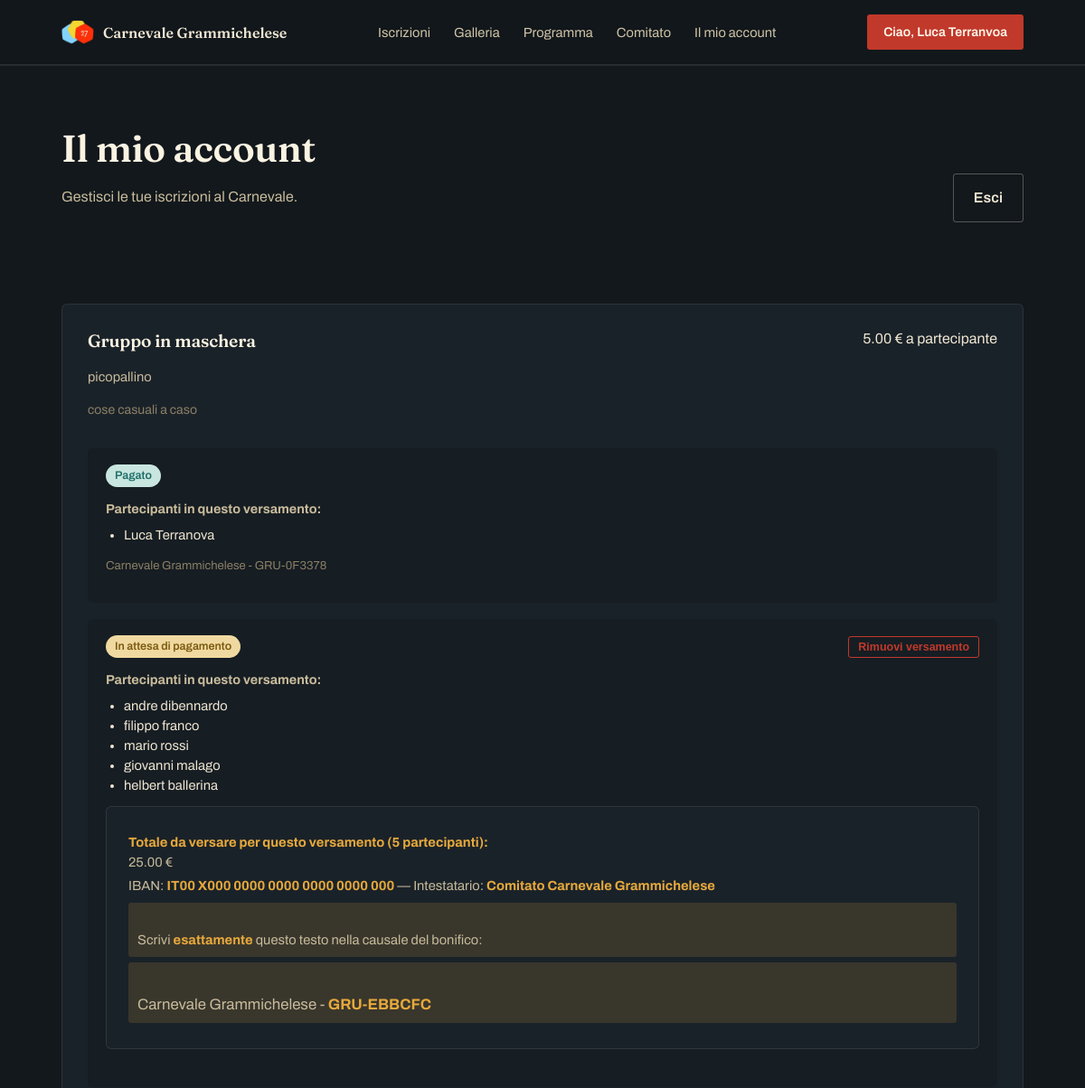
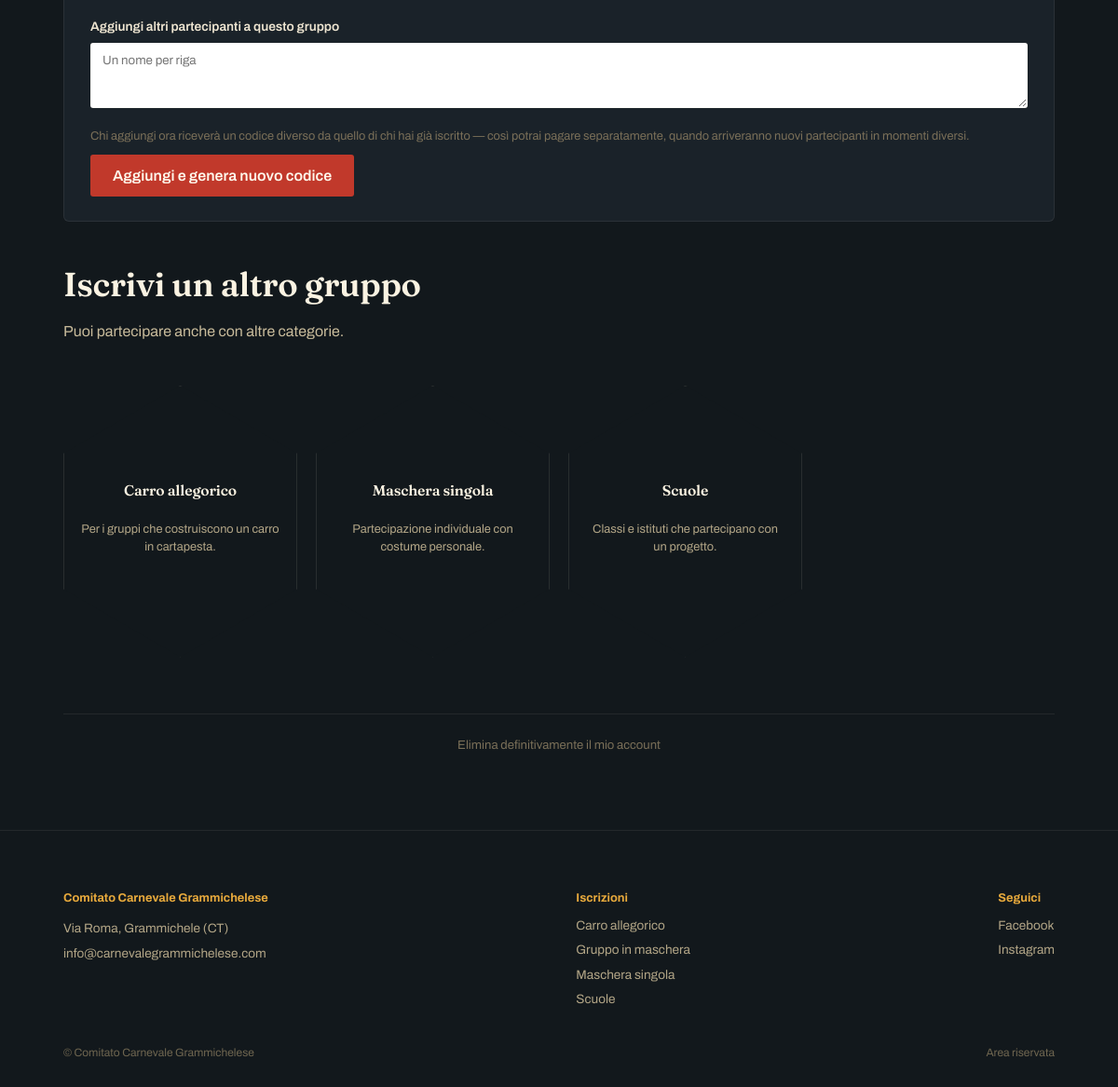
The app's page /account (signed in) with its own data (2 pictures, top to bottom).
### tables this page shows
CREATE TABLE utenti (
    id INTEGER PRIMARY KEY AUTOINCREMENT,
    nome TEXT NOT NULL,
    email TEXT UNIQUE NOT NULL,
    telefono TEXT,
    password_hash TEXT NOT NULL,
    reset_token TEXT,
    reset_scadenza TEXT,
    data_creazione TEXT DEFAULT CURRENT_TIMESTAMP
);

CREATE TABLE categorie (
    id INTEGER PRIMARY KEY AUTOINCREMENT,
    slug TEXT UNIQUE NOT NULL,
    nome TEXT NOT NULL,
    descrizione TEXT,
    regolamento TEXT,
    prezzo_quota REAL DEFAULT 0,
    dettagli_label TEXT DEFAULT 'Note aggiuntive',
    icona TEXT DEFAULT 'carro',
    ordine INTEGER DEFAULT 0
);

CREATE TABLE iscrizioni (
    id INTEGER PRIMARY KEY AUTOINCREMENT,
    utente_id INTEGER NOT NULL,
    categoria_id INTEGER NOT NULL,
    nome_gruppo TEXT,
    dettagli TEXT,
    data_creazione TEXT DEFAULT CURRENT_TIMESTAMP,
    FOREIGN KEY (utente_id) REFERENCES utenti(id),
    FOREIGN KEY (categoria_id) REFERENCES categorie(id),
    UNIQUE(utente_id, categoria_id)
);

CREATE TABLE versamenti (
    id INTEGER PRIMARY KEY AUTOINCREMENT,
    iscrizione_id INTEGER NOT NULL,
    codice_riferimento TEXT UNIQUE NOT NULL,
    stato_pagamento TEXT DEFAULT 'in_attesa',
    data_creazione TEXT DEFAULT CURRENT_TIMESTAMP,
    FOREIGN KEY (iscrizione_id) REFERENCES iscrizioni(id)
);

CREATE TABLE partecipanti (
    id INTEGER PRIMARY KEY AUTOINCREMENT,
    versamento_id INTEGER NOT NULL,
    nome TEXT NOT NULL,
    data_creazione TEXT DEFAULT CURRENT_TIMESTAMP,
    FOREIGN KEY (versamento_id) REFERENCES versamenti(id)
);

CREATE TABLE contenuti (
    chiave TEXT PRIMARY KEY,
    valore TEXT
);

### app.py (the view)
@app.route("/account")
@utente_login_required
def account():
    db = get_db()
    gruppi = db.execute(
        "SELECT i.*, c.nome as categoria_nome, c.slug as categoria_slug, "
        "c.prezzo_quota, c.dettagli_label "
        "FROM iscrizioni i JOIN categorie c ON i.categoria_id = c.id "
        "WHERE i.utente_id = ? ORDER BY i.data_creazione",
        (session["utente_id"],),
    ).fetchall()
    gruppi_completi = []
    for gr in gruppi:
        versamenti = db.execute(
            "SELECT * FROM versamenti WHERE iscrizione_id = ? ORDER BY data_creazione",
            (gr["id"],),
        ).fetchall()
        versamenti_con_partecipanti = []
        for versamento in versamenti:
            partecipanti = db.execute(
                "SELECT * FROM partecipanti WHERE versamento_id = ? ORDER BY data_creazione",
                (versamento["id"],),
            ).fetchall()
            versamenti_con_partecipanti.append({"versamento": versamento, "partecipanti": partecipanti})
        gruppi_completi.append({"gruppo": gr, "versamenti": versamenti_con_partecipanti})
    categorie_disponibili = db.execute(
        "SELECT * FROM categorie WHERE id NOT IN "
        "(SELECT categoria_id FROM iscrizioni WHERE utente_id = ?) ORDER BY ordine",
        (session["utente_id"],),
    ).fetchall()
    contenuti = get_contenuti(db)
    return render_template(
        "account.html",
        gruppi=gruppi_completi,
        categorie_disponibili=categorie_disponibili,
        c=contenuti,
    )

### app.py (called while the page is built)
def get_csrf_token():
    if "_csrf_token" not in session:
        session["_csrf_token"] = secrets.token_hex(16)
    return session["_csrf_token"]

@app.before_request
def csrf_protect():
    if request.method == "POST" and not app.config.get("TESTING"):
        token_sessione = session.get("_csrf_token")
        token_form = request.form.get("_csrf_token")
        if not token_sessione or not token_form or not secrets.compare_digest(token_sessione, token_form):
            abort(400, description="Richiesta non valida (token di sicurezza mancante o scaduto). Ricarica la pagina e riprova.")

def get_db():
    if "db" not in g:
        g.db = sqlite3.connect(DB_PATH)
        g.db.row_factory = sqlite3.Row
        g.db.execute("PRAGMA foreign_keys = ON")
    return g.db

def get_contenuti(db):
    rows = db.execute("SELECT chiave, valore FROM contenuti").fetchall()
    return {r["chiave"]: r["valore"] for r in rows}

@app.context_processor
def inject_globals():
    db = get_db()
    categorie = db.execute("SELECT * FROM categorie ORDER BY ordine").fetchall()
    utente_corrente = None
    if session.get("utente_id"):
        utente_corrente = db.execute(
            "SELECT * FROM utenti WHERE id = ?", (session["utente_id"],)
        ).fetchone()
    contenuti_globali = get_contenuti(db)
    return dict(categorie=categorie, utente_corrente=utente_corrente, c=contenuti_globali)

def utente_login_required(view):
    @wraps(view)
    def wrapped(*args, **kwargs):
        if not session.get("utente_id"):
            return redirect(url_for("accedi", next=request.path))
        return view(*args, **kwargs)
    return wrapped

### templates/account.html (shortened to what this page needs)
{% extends "base.html" %}
{% block content %}
<section class="pagina-titolo">
  <div class="wrap" style="display:flex; justify-content:space-between; align-items:flex-end; flex-wrap:wrap; gap:16px;">
    <div>
      <h1>Il mio account</h1>
      <p>Gestisci le tue iscrizioni al Carnevale.</p>
    </div>
    <a href="{{ url_for('esci') }}" class="btn-ghost">Esci</a>
  </div>
</section>
<div class="wrap" style="padding-bottom:80px;">
  {% for item in gruppi %}
  {% set gr = item.gruppo %}
  <div class="regolamento-box" style="margin-bottom:28px;">
    <div style="display:flex; justify-content:space-between; align-items:start; flex-wrap:wrap; gap:10px;">
      <div>
        <h3 style="color:#fbf3e2; font-family:'Fraunces',serif; font-size:1.2rem;">{{ gr.categoria_nome }}</h3>
        {% if gr.nome_gruppo %}<p style="color:#c8bb9b;">{{ gr.nome_gruppo }}</p>{% endif %}
        {% if gr.dettagli %}<p style="color:#8a7f65; font-size:0.88rem;">{{ gr.dettagli }}</p>{% endif %}
      </div>
      <span class="prezzo-badge" style="margin:0;">{{ "%.2f"|format(gr.prezzo_quota) }} € a partecipante</span>
    </div>
    {% for lp in item.versamenti %}
    {% set versamento = lp.versamento %}
    <div style="background:rgba(0,0,0,0.15); border-radius:5px; padding:18px 20px; margin-top:18px;">
      <div style="display:flex; justify-content:space-between; align-items:center; flex-wrap:wrap; gap:8px; margin-bottom:10px;">
        <span class="badge {{ versamento.stato_pagamento }}">{{ 'Pagato' if versamento.stato_pagamento=='pagato' else 'In attesa di pagamento' }}</span>
        {% if versamento.stato_pagamento != 'pagato' %}
        <form method="post" action="{{ url_for('account_elimina_versamento', versamento_id=versamento.id) }}"
              onsubmit="return confirm('Rimuovere questo versamento e i suoi partecipanti?');">
          <button type="submit" class="btn-admin danger" style="padding:4px 10px; font-size:0.78rem;">Rimuovi versamento</button>
        </form>
        {% endif %}
      </div>
      <p style="color:#c8bb9b; font-size:0.9rem; margin-bottom:6px;"><strong>Partecipanti in questo versamento:</strong></p>
      <ul style="margin:0 0 12px 20px; padding:0; color:#efe6d2; font-size:0.92rem;">
        {% for p in lp.partecipanti %}
        <li>{{ p.nome }}</li>
        {% endfor %}
      </ul>
      {% if versamento.stato_pagamento != 'pagato' %}
      <div class="iban-box" style="margin-top:10px;">
        <p><strong>Totale da versare per questo versamento ({{ lp.partecipanti|length }} partecipant{{ 'e' if lp.partecipanti|length==1 else 'i' }}):</strong>
           {{ "%.2f"|format(gr.prezzo_quota * lp.partecipanti|length) }} €</p>
        <p>IBAN: <strong>{{ c.iban }}</strong> — Intestatario: <strong>{{ c.intestatario_conto }}</strong></p>
        <p style="background:rgba(231,169,60,0.15); padding:8px 10px; border-radius:3px; margin-top:8px;">
          Scrivi <strong>esattamente</strong> questo testo nella causale del bonifico:
        </p>
        <p style="background:rgba(231,169,60,0.15); padding:8px 10px; border-radius:3px; margin-top:6px; font-size:1.05rem;">
          Carnevale Grammichelese - <strong>{{ versamento.codice_riferimento }}</strong>
        </p>
      </div>
      {% else %}
      <p style="color:#8a7f65; font-size:0.82rem;">Carnevale Grammichelese - {{ versamento.codice_riferimento }}</p>
      {% endif %}
    </div>
    {% endfor %}
    <form method="post" action="{{ url_for('account_aggiungi_partecipante', iscrizione_id=gr.id) }}" style="margin-top:20px;">
      <label style="display:block; font-size:0.86rem; font-weight:600; margin-bottom:6px;">Aggiungi altri partecipanti a questo gruppo</label>
      <textarea name="nomi" placeholder="Un nome per riga" required
                style="width:100%; min-height:70px; padding:10px 12px; border:1px solid rgba(239,230,210,0.2); border-radius:3px; background:#fff; color:#1a1410; font-family:'Archivo',sans-serif; margin-bottom:10px;"></textarea>
      <div class="form-hint" style="margin-bottom:10px;">Chi aggiungi ora riceverà un codice diverso da quello di chi hai già iscritto — così potrai pagare separatamente, quando arriveranno nuovi partecipanti in momenti diversi.</div>
      <button type="submit" class="btn-primary">Aggiungi e genera nuovo codice</button>
    </form>
  </div>
  {% endfor %}
  {% if categorie_disponibili %}
  <div class="section-head" style="margin-top:40px;">
    <h2>Iscrivi un altro gruppo</h2>
    <p>Puoi partecipare anche con altre categorie.</p>
  </div>
  <div class="hex-grid">
    {% for cat in categorie_disponibili %}
    <a class="hex-card" href="{{ url_for('account_nuovo_gruppo', slug=cat.slug) }}">
      <h3>{{ cat.nome }}</h3>
      <p>{{ cat.descrizione }}</p>
    </a>
    {% endfor %}
  </div>
  {% endif %}
  <div style="margin-top:60px; padding-top:20px; border-top:1px solid rgba(239,230,210,0.08); text-align:center;">
    <a href="{{ url_for('account_elimina') }}" style="color:#7a6f58; font-size:0.82rem;">Elimina definitivamente il mio account</a>
  </div>
</div>
{% endblock %}

### templates/base.html (shortened to what this page needs)
<!DOCTYPE html>
<html lang="it">
<head>
<link rel="stylesheet" href="{{ url_for('static', filename='css/style.css') }}">
</head>
<body>
<header class="site">
  <div class="nav-row">
    <a class="brand" href="{{ url_for('home') }}">
      <img src="{{ url_for('static', filename='img/logo.png') }}" alt="Logo Carnevale Grammichelese" onerror="this.style.display='none'">
      <span class="brand-name">Carnevale Grammichelese</span>
    </a>
    <nav class="main"><ul>
      <li><a href="{{ url_for('home') }}#categorie">Iscrizioni</a></li>
      <li><a href="{{ url_for('home') }}#sfilata">Galleria</a></li>
      <li><a href="{{ url_for('home') }}#programma">Programma</a></li>
      <li><a href="{{ url_for('home') }}#contatti">Comitato</a></li>
      {% if utente_corrente %}
      <li><a href="{{ url_for('account') }}">Il mio account</a></li>
      {% else %}
      <li><a href="{{ url_for('accedi') }}">Accedi</a></li>
      {% endif %}
    </ul></nav>
    {% if utente_corrente %}
    <a class="btn-nav" href="{{ url_for('account') }}">Ciao, {{ utente_corrente.nome }}</a>
    {% else %}
    <a class="btn-nav" href="{{ url_for('registrati') }}">Iscrivi il tuo gruppo</a>
    {% endif %}
  </div>
  <div class="mobile-menu" id="cgMobileMenu">
    <ul>
    </ul>
  </div>
</header>
{% block content %}{% endblock %}
<footer class="site" id="contatti">
  <div class="wrap">
    <div class="foot-row">
      <div class="foot-col">
        <h4>Comitato Carnevale Grammichelese</h4>
        <p>{{ c.footer_indirizzo }}</p>
        <a href="mailto:{{ c.footer_email }}">{{ c.footer_email }}</a>
      </div>
      <div class="foot-col">
        <h4>Iscrizioni</h4>
        {% for cat in categorie %}
          <a href="{{ url_for('account_nuovo_gruppo', slug=cat.slug) }}">{{ cat.nome }}</a>
        {% endfor %}
      </div>
      <div class="foot-col">
        <h4>Seguici</h4>
        <a href="{{ c.footer_facebook }}">Facebook</a>
        <a href="{{ c.footer_instagram }}">Instagram</a>
      </div>
    </div>
    <div class="foot-bottom">
      <span>© Comitato Carnevale Grammichelese</span>
      <span><a href="{{ url_for('admin_login') }}" style="color:#6f6650;">Area riservata</a></span>
    </div>
  </div>
</footer>
</body>
</html>

### static/css/style.css (style rules this page uses)
:root { --notte:#12181c; --notte-2:#1a2229; --carta:#f2e7ce; --rosso:#c1392b; --oro:#e7a93c; --smeraldo:#1f6e68; --crema-testo:#efe6d2; --max:1120px; }
* { box-sizing:border-box; }
html,body { margin:0; padding:0; }
body { font-family:'Archivo', sans-serif; background:var(--notte); color:var(--crema-testo); line-height:1.5; overflow-x:hidden; }
h1,h2,h3 { font-family:'Fraunces', serif; font-weight:600; letter-spacing:-0.01em; margin:0; }
a { color:inherit; text-decoration:none; }
img { display:block; max-width:100%; }
.wrap { max-width:var(--max); margin:0 auto; padding:0 28px; }
header.site { position:sticky; top:0; z-index:50; background:rgba(18,24,28,0.9); backdrop-filter:blur(8px); border-bottom:1px solid rgba(239,230,210,0.08); }
.nav-row { display:flex; align-items:center; justify-content:space-between; padding:16px 28px; max-width:var(--max); margin:0 auto; }
.brand { display:flex; align-items:center; gap:10px; }
.brand img { width:36px; height:36px; object-fit:contain; }
.brand-name { font-family:'Fraunces', serif; font-weight:600; }
nav.main ul { display:flex; gap:26px; list-style:none; margin:0; padding:0; }
nav.main a { font-size:0.92rem; color:#cfc3a6; }
.btn-nav { background:var(--rosso); color:#fff8ec !important; padding:9px 18px; border-radius:3px; font-size:0.88rem; font-weight:600; }
.mobile-menu { max-height:0; overflow:hidden; background:var(--notte-2); border-bottom:1px solid rgba(239,230,210,0.08); transition:max-height .3s ease; }
.mobile-menu ul { list-style:none; margin:0; padding:8px 28px 16px; }
.btn-primary { background:var(--rosso); color:#fff8ec !important; padding:14px 24px; border-radius:3px; font-weight:600; display:inline-block; border:none; cursor:pointer; font-family:'Archivo',sans-serif; font-size:1rem; }
.btn-ghost { padding:14px 22px; border:1px solid rgba(239,230,210,0.3); border-radius:3px; font-weight:600; display:inline-block; }
.section-head { max-width:56ch; margin-bottom:46px; }
.section-head h2 { font-size:clamp(1.7rem,3vw,2.3rem); color:#fbf3e2; }
.section-head p { margin-top:12px; color:#c8bb9b; }
.hex-grid { display:grid; grid-template-columns:repeat(4,1fr); gap:20px; }
.hex-card { position:relative; background:var(--notte); border:1px solid rgba(239,230,210,0.1); padding:28px 18px 22px; clip-path:polygon(50% 0%,100% 25%,100% 75%,50% 100%,0% 75%,0% 25%); aspect-ratio:0.86/1; display:flex; flex-direction:column; align-items:center; text-align:center; justify-content:center; gap:8px; transition:background .25s, transform .25s; min-width:0; }
.hex-card h3 { font-size:0.98rem; color:#fbf3e2; }
.hex-card p { font-size:0.8rem; color:#b3a687; }
footer.site { padding:46px 0 28px; border-top:1px solid rgba(239,230,210,0.08); }
.foot-row { display:flex; justify-content:space-between; gap:30px; flex-wrap:wrap; }
.foot-col h4 { font-size:0.8rem; color:var(--oro); margin-bottom:10px; }
.foot-col a, .foot-col p { display:block; font-size:0.85rem; color:#b3a687; margin-bottom:6px; }
.foot-bottom { margin-top:32px; font-size:0.75rem; color:#6f6650; display:flex; justify-content:space-between; flex-wrap:wrap; gap:8px; }
.pagina-titolo { padding:60px 0; background:var(--notte); }
.pagina-titolo h1 { font-size:clamp(1.8rem,3.6vw,2.6rem); color:#fbf3e2; }
.pagina-titolo p { color:#c8bb9b; margin-top:10px; max-width:60ch; }
.regolamento-box { background:var(--notte-2); border-radius:6px; padding:26px 28px; margin:30px 0; border:1px solid rgba(239,230,210,0.08); }
.regolamento-box h3 { color:var(--oro); font-size:1rem; margin-bottom:10px; }
.regolamento-box p { color:#c8bb9b; font-size:0.92rem; white-space:pre-line; }
.form-hint { font-size:0.8rem; color:#7a6f58; margin-top:4px; }
.iban-box { background:var(--notte-2); border-radius:6px; padding:24px; margin:24px 0; text-align:left; border:1px solid rgba(239,230,210,0.1); }
.iban-box p { margin:4px 0; font-size:0.92rem; }
.iban-box strong { color:var(--oro); }
.badge { padding:3px 10px; border-radius:20px; font-size:0.78rem; font-weight:600; }
.badge.in_attesa { background:#f0d9a0; color:#7a5a10; }
.badge.pagato { background:#c8e6df; color:#1f6e68; }
.btn-admin { background:var(--rosso); color:#fff !important; border:none; padding:10px 20px; border-radius:3px; font-weight:600; cursor:pointer; font-size:0.9rem; }
.btn-admin.danger { background:transparent; color:var(--rosso) !important; border:1px solid var(--rosso); }

### records on screen
utenti: nome "Luca Terranvoa"
categorie: categoria_nome "Gruppo in maschera", prezzo_quota "5.00", nome "Gruppo in maschera"
iscrizioni: nome_gruppo "picopallino", dettagli "cose casuali a caso"
versamenti: stato_pagamento "Pagato", codice_riferimento "GRU-0F3378"
partecipanti: nome "Luca Terranova"
versamenti: stato_pagamento "In attesa di pagamento", codice_riferimento "GRU-EBBCFC"
partecipanti: nome "andre dibennardo"
partecipanti: nome "filippo franco"
partecipanti: nome "mario rossi"
partecipanti: nome "giovanni malago"
partecipanti: nome "helbert ballerina"
contenuti: iban "IT00 X000 0000 0000 0000 0000 000"
contenuti: intestatario_conto "Comitato Carnevale Grammichelese"
categorie: nome "Carro allegorico", descrizione "Per i gruppi che costruiscono un carro in cartapesta."
categorie: nome "Maschera singola", descrizione "Partecipazione individuale con costume personale."
categorie: nome "Scuole", descrizione "Classi e istituti che partecipano con un progetto."
contenuti: footer_indirizzo "Via Roma, Grammichele (CT)"
contenuti: footer_email "info@carnevalegrammichelese.com"

### other values on screen
{{ lp.partecipanti|length }} "5"
{{ 'e' if lp.partecipanti|length==1 else 'i' }} "i"
{{ "%.2f"|format(gr.prezzo_quota * lp.partecipanti|length) }} "25.00"
